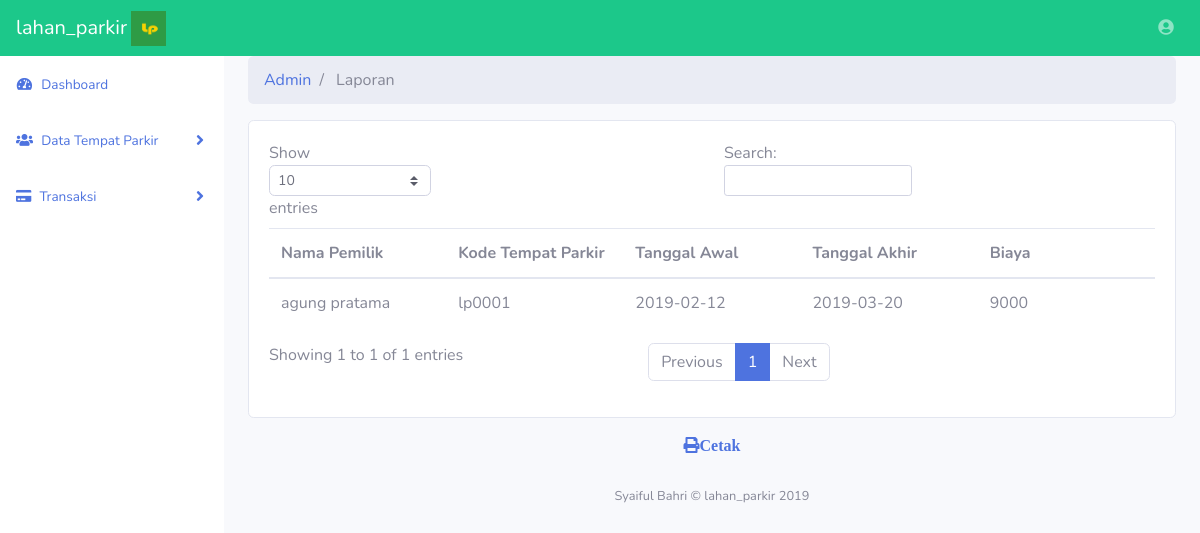
/index.php/admin/laporan, run on the app's committed database.
### tables this page shows
CREATE TABLE `transaksi` (
  `transaksi_id` varchar(50) NOT NULL,
  `kode_transaksi_id` varchar(50) NOT NULL,
  `nama_member` varchar(25) NOT NULL,
  `kode_tempat_parkir` varchar(50) NOT NULL,
  `tanggal_awal` varchar(25) NOT NULL,
  `tanggal_akhir` varchar(25) NOT NULL,
  `status` varchar(25) NOT NULL,
  `biaya` varchar(25) NOT NULL,
  `path_file` varchar(50) NOT NULL
);

CREATE TABLE `owner` (
  `owner_id` varchar(11) NOT NULL,
  `nama_pemilik` varchar(50) NOT NULL,
  `alamat` varchar(50) NOT NULL,
  `no_rekening` varchar(25) NOT NULL,
  `nomor_handphone` varchar(25) NOT NULL
);

CREATE TABLE `tempat_parkir` (
  `tempat_parkir_id` varchar(11) NOT NULL,
  `kode_tempat_parkir` varchar(25) NOT NULL,
  `kapasitas_mobil` varchar(50) NOT NULL,
  `owner_id` varchar(25) NOT NULL,
  `alamat` varchar(50) NOT NULL,
  `counter` varchar(100) DEFAULT NULL
);

### application/controllers/admin/Laporan.php (called while the page is built, shortened)
<?php
class Laporan extends CI_Controller {
	function __construct(){
		$this->load->model("Laporan_model");
        $this->load->library('pdf');
	}
	public function index()
	{
        $data["laporans"] = $this->Laporan_model->getAll();
    	$this->load->view("admin/laporan" ,$data);
	}
}

### index.php (called while the page is built, shortened)
<?php
require_once BASEPATH.'core/CodeIgniter.php';

### application/models/Laporan_model.php (called while the page is built)
<?php defined('BASEPATH') OR exit('No direct script access allowed');
class Laporan_model extends CI_Model
{
    public function getAll()
    {
        $hasil=$this->db->query("select a.tanggal_awal, a.tanggal_akhir, b.kode_tempat_parkir, c.nama_pemilik ,a.biaya
			from transaksi a
			inner join
			tempat_parkir b on a.kode_tempat_parkir=b.tempat_parkir_id
			inner join owner c on b.owner_id=c.owner_id
			where a.status='SUDAH_BAYAR'");
          return $hasil->result() ;
    }
}

### application/views/admin/laporan.php (the view, shortened to what this page needs)
<!DOCTYPE html>
<html lang="en">
<head>
</head>
<body id="page-top">
	<div id="wrapper">
		<div id="content-wrapper">
			<div class="container-fluid">
				<div class="card mb-3">
					<div class="card-body">
						<div class="table-responsive">
							<table class="table table-hover" id="dataTable" width="100%" cellspacing="0">
								<thead>
									<tr>
										<th>Nama Pemilik</th>
										<th>Kode Tempat Parkir </th>
										<th>Tanggal Awal</th>
										<th>Tanggal Akhir</th>
										<th>Biaya</th>
									</tr>
								</thead>
								<tbody>
									<?php foreach ($laporans as $laporan): ?>
									<tr>
										<td width="100">
											<?php echo $laporan->nama_pemilik ?>
										</td>
										<td width="100">
											<?php echo $laporan->kode_tempat_parkir ?>
										</td>
										<td width="100">
											<?php echo $laporan->tanggal_awal ?>
										</td>
										<td width="100">
											<?php echo $laporan->tanggal_akhir ?>
										</td>
										<td width="100">
											<?php echo $laporan->biaya ?>
										</td>
									</tr>
									<?php endforeach; ?>
								</tbody>
							</table>
						</div>
					</div>
				</div>
				<center><a class="fas fa-print" class="btn btn-success" href="<?php echo base_url('admin/laporan/cetakPdf')?>">Cetak</a></center>
			</div>
		</div>
	</div>
</body>
</html>

### data on the page
transaksi: owner.nama_pemilik "agung pratama", kode_tempat_parkir.kode_tempat_parkir "lp0001", tanggal_awal "2019-02-12", tanggal_akhir "2019-03-20", biaya "9000"

### other printed values
SITE_NAME "lahan_parkir"
$segment "Admin"
$segment "Laporan"
Date('Y') "2019"
